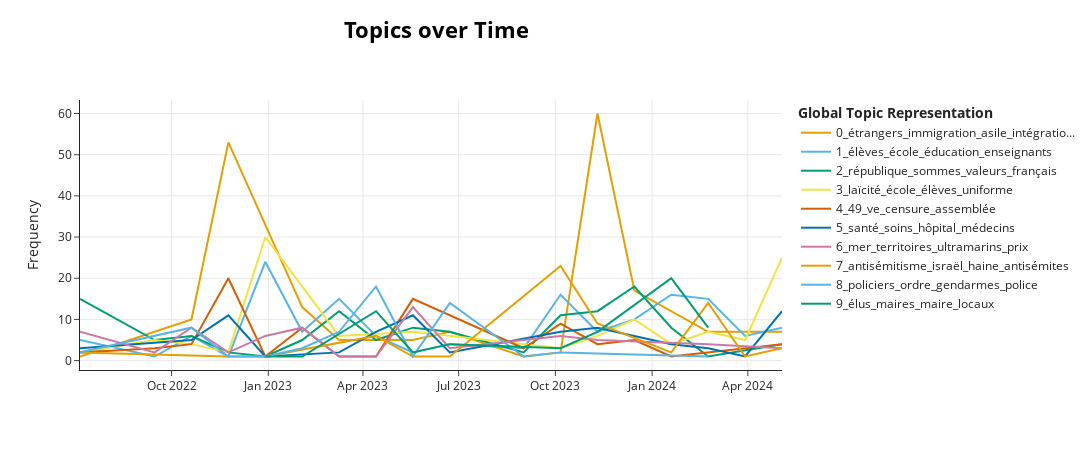

Notebook code for this chart:
### Code cell
fig_dynamic_topic = topic_model.visualize_topics_over_time(
    topics_over_time, top_n_topics=10
)
fig_dynamic_topic

### Figure 1 — Plotly figure (JSON) as saved in the notebook; plotly's stock layout.template omitted (floating-point values rounded to 4 significant figures)
{"data": [{"hoverinfo": "text", "hovertext": ["<b>Topic 0</b><br>Words: présenterez, présence, programmation, renforcer, courageuse", "<b>Topic 0</b><br>Words: asile, étrangers, immigration, droit, 234", "<b>Topic 0</b><br>Words: étrangers, expulsion, immigration, intégration, asile", "<b>Topic 0</b><br>Words: étrangers, immigration, séjour, rétention, intégration", "<b>Topic 0</b><br>Words: immigration, clandestine, face, contre, flux", "<b>Topic 0</b><br>Words: binationaux, français, étrangers, frontières, asile", "<b>Topic 0</b><br>Words: mineurs, protégeons, rechange, requièrent, étrangers", "<b>Topic 0</b><br>Words: serons, débarrassé, fraternels, gouvernementaux, portable", "<b>Topic 0</b><br>Words: étrangers, immigration, attentat, retirer, devons", "<b>Topic 0</b><br>Words: asile, immigration, étrangers, france, intégration", "<b>Topic 0</b><br>Words: étrangers, immigration, droit, irrégulière, texte", "<b>Topic 0</b><br>Words: mna, évaluation, étrangers, fichier, séjour", "<b>Topic 0</b><br>Words: asile, immigration, pacte, étrangers, européenne"], "marker": {"color": "#E69F00"}, "mode": "lines", "name": "0_étrangers_immigration_asile_intégratio...", "type": "scatter", "x": ["2022-07-05T22:09:07.200000", "2022-10-19T22:12:00", "2022-11-24T00:36:00", "2023-02-02T05:24:00", "2023-03-09T07:48:00", "2023-05-18T12:36:00", "2023-06-22T15:00:00", "2023-08-31T19:48:00", "2023-10-05T22:12:00", "2023-11-10T00:36:00", "2023-12-15T03:00:00", "2024-02-23T07:48:00", "2024-05-03T12:36:00"], "y": [1, 10, 53, 13, 5, 5, 7, 1, 2, 60, 17, 7, 7]}, {"hoverinfo": "text", "hovertext": ["<b>Topic 1</b><br>Words: école, rentrée, concours, élèves, éducation", "<b>Topic 1</b><br>Words: évoquiez, entourent, fragilités, élèves, méritent", "<b>Topic 1</b><br>Words: reconquête, élèves, classes, éducation, lycéens", "<b>Topic 1</b><br>Words: bricoler, ascenseur, séquence, secondaire, suppressions", "<b>Topic 1</b><br>Words: élèves, école, éducation, scolaire, enseignants", "<b>Topic 1</b><br>Words: école, élèves, classes, éducation, enfants", "<b>Topic 1</b><br>Words: élèves, école, éducation, enseignants, enseignement", "<b>Topic 1</b><br>Words: élèves, école, professionnel, enseignement, éducation", "<b>Topic 1</b><br>Words: ensa, architectes, enseignants, étudiants, élèves", "<b>Topic 1</b><br>Words: maltraitée, abandonne, école, assisterez, notablement", "<b>Topic 1</b><br>Words: promesse, élèves, école, savoirs, choc", "<b>Topic 1</b><br>Words: école, élèves, éducation, budget, professeurs", "<b>Topic 1</b><br>Words: école, éducation, élèves, professionnel, enseignement", "<b>Topic 1</b><br>Words: école, éducation, ministre, élèves, êtes", "<b>Topic 1</b><br>Words: école, élèves, enseignants, éducation, écoles", "<b>Topic 1</b><br>Words: élèves, école, éducation, inégalités, scolaire", "<b>Topic 1</b><br>Words: élèves, école, éducation, moyens, scolaire", "<b>Topic 1</b><br>Words: élèves, école, classes, enseignement, rentrée"], "marker": {"color": "#56B4E9"}, "mode": "lines", "name": "1_élèves_école_éducation_enseignants", "type": "scatter", "x": ["2022-07-05T22:09:07.200000", "2022-09-14T19:48:00", "2022-10-19T22:12:00", "2022-11-24T00:36:00", "2022-12-29T03:00:00", "2023-02-02T05:24:00", "2023-03-09T07:48:00", "2023-04-13T10:12:00", "2023-05-18T12:36:00", "2023-06-22T15:00:00", "2023-08-31T19:48:00", "2023-10-05T22:12:00", "2023-11-10T00:36:00", "2023-12-15T03:00:00", "2024-01-19T05:24:00", "2024-02-23T07:48:00", "2024-03-29T10:12:00", "2024-05-03T12:36:00"], "y": [5, 1, 6, 1, 24, 7, 15, 6, 2, 4, 3, 16, 7, 10, 16, 15, 6, 8]}, {"hoverinfo": "text", "hovertext": ["<b>Topic 2</b><br>Words: français, sommes, compromis, république, pays", "<b>Topic 2</b><br>Words: paritarisme, inhérente, prenions, mondiales, tiktok", "<b>Topic 2</b><br>Words: constructif, boussole, ministre, français, attendent", "<b>Topic 2</b><br>Words: convictions, fut, ici, honneur, donateurs", "<b>Topic 2</b><br>Words: idée, réagit, jacobins, occupaient, tabula", "<b>Topic 2</b><br>Words: respectez, parlons, imprégnées, rétroactive, corde", "<b>Topic 2</b><br>Words: valeurs, égalité, éternellement, principes, républicaines", "<b>Topic 2</b><br>Words: bonnes, évoqué, démocratie, républicain, adéquats", "<b>Topic 2</b><br>Words: 2002, collègues, grandeur, vive, républicaine", "<b>Topic 2</b><br>Words: redonnant, mener, bâcler, fêter, actualiser", "<b>Topic 2</b><br>Words: coïncider, destructrice, gardiens, souverain, patrie", "<b>Topic 2</b><br>Words: textes, yeux, républicains, élémentaires, valeurs", "<b>Topic 2</b><br>Words: textes, humanistes, sommes, république, arc", "<b>Topic 2</b><br>Words: valeurs, république, textes, sommes, fraternité", "<b>Topic 2</b><br>Words: prêts, résonnent, côté, œuvrer, pays", "<b>Topic 2</b><br>Words: veut, vote, institutionnellement, diviser, regarde", "<b>Topic 2</b><br>Words: parole, démocratie, progrès, considérerai, descendez"], "marker": {"color": "#009E73"}, "mode": "lines", "name": "2_république_sommes_valeurs_français", "type": "scatter", "x": ["2022-07-05T22:09:07.200000", "2022-09-14T19:48:00", "2022-10-19T22:12:00", "2022-11-24T00:36:00", "2022-12-29T03:00:00", "2023-02-02T05:24:00", "2023-03-09T07:48:00", "2023-04-13T10:12:00", "2023-05-18T12:36:00", "2023-06-22T15:00:00", "2023-08-31T19:48:00", "2023-10-05T22:12:00", "2023-11-10T00:36:00", "2023-12-15T03:00:00", "2024-01-19T05:24:00", "2024-02-23T07:48:00", "2024-05-03T12:36:00"], "y": [15, 5, 6, 2, 1, 5, 12, 5, 8, 7, 2, 11, 12, 18, 8, 1, 4]}, {"hoverinfo": "text", "hovertext": ["<b>Topic 3</b><br>Words: laïcité, religieux, bâtiments, bénis, turbulences", "<b>Topic 3</b><br>Words: laïcité, religieux, vêtements, signalements, 2004", "<b>Topic 3</b><br>Words: laïcité, enseignants, adolescents, offensive, sérieusement", "<b>Topic 3</b><br>Words: laïcité, élèves, dialogue, sanction, protection", "<b>Topic 3</b><br>Words: uniforme, école, laïcité, élèves, tenue", "<b>Topic 3</b><br>Words: laïcité, atteintes, personnels, voûte, croire", "<b>Topic 3</b><br>Words: laïcité, éducation, école, ramadan, fichage", "<b>Topic 3</b><br>Words: enseignants, école, laïcité, dégoûter, sécurité", "<b>Topic 3</b><br>Words: école, laïcité, abaya, issou, religion", "<b>Topic 3</b><br>Words: laïcité, école, élèves, neutralité, parents", "<b>Topic 3</b><br>Words: matière, laïcité, notions, établissement, veillerai", "<b>Topic 3</b><br>Words: laïcité, école, fac, po, sciences", "<b>Topic 3</b><br>Words: laïcité, école, qamis, actions, fille", "<b>Topic 3</b><br>Words: laïcité, religieux, 1905, école, cultes"], "marker": {"color": "#F0E442"}, "mode": "lines", "name": "3_laïcité_école_élèves_uniforme", "type": "scatter", "x": ["2022-07-05T22:09:07.200000", "2022-09-14T19:48:00", "2022-10-19T22:12:00", "2022-11-24T00:36:00", "2022-12-29T03:00:00", "2023-03-09T07:48:00", "2023-05-18T12:36:00", "2023-10-05T22:12:00", "2023-11-10T00:36:00", "2023-12-15T03:00:00", "2024-01-19T05:24:00", "2024-02-23T07:48:00", "2024-03-29T10:12:00", "2024-05-03T12:36:00"], "y": [2, 5, 4, 2, 30, 6, 7, 3, 6, 10, 4, 7, 5, 25]}, {"hoverinfo": "text", "hovertext": ["<b>Topic 4</b><br>Words: décidez, rejettera, refaites, impartial, tombent", "<b>Topic 4</b><br>Words: majorité, marchandage, 49, ve, groupes", "<b>Topic 4</b><br>Words: 49, finances, voter, démocratie, motions", "<b>Topic 4</b><br>Words: 49, ve, censure, assemblée, parlementaire", "<b>Topic 4</b><br>Words: directive, directives, 49, ordonnance, transposer", "<b>Topic 4</b><br>Words: ve, majorité, présidente, règlement, assemblée", "<b>Topic 4</b><br>Words: cosigné, bascule, assisté, instants, qualifier", "<b>Topic 4</b><br>Words: précises, contrôle, tentons, restez, flou", "<b>Topic 4</b><br>Words: 49, assemblée, constitution, ve, fois", "<b>Topic 4</b><br>Words: demander, 49, utiliser, censure, destitution", "<b>Topic 4</b><br>Words: 49, ve, majorité, finances, censure", "<b>Topic 4</b><br>Words: 49, méprisez, force, censure, textes", "<b>Topic 4</b><br>Words: 49, censure, ve, borne, refusé", "<b>Topic 4</b><br>Words: inconstitutionnel, réintroduisant, article, persister, sciemment", "<b>Topic 4</b><br>Words: ceta, assemblée, 49, ratification, transmettre"], "marker": {"color": "#D55E00"}, "mode": "lines", "name": "4_49_ve_censure_assemblée", "type": "scatter", "x": ["2022-07-05T22:09:07.200000", "2022-09-14T19:48:00", "2022-10-19T22:12:00", "2022-11-24T00:36:00", "2022-12-29T03:00:00", "2023-02-02T05:24:00", "2023-03-09T07:48:00", "2023-04-13T10:12:00", "2023-05-18T12:36:00", "2023-08-31T19:48:00", "2023-10-05T22:12:00", "2023-11-10T00:36:00", "2023-12-15T03:00:00", "2024-01-19T05:24:00", "2024-05-03T12:36:00"], "y": [2, 3, 4, 20, 1, 8, 1, 1, 15, 3, 9, 4, 5, 1, 4]}, {"hoverinfo": "text", "hovertext": ["<b>Topic 5</b><br>Words: santé, trésorerie, hôpital, construire, confusion", "<b>Topic 5</b><br>Words: santé, soins, hôpital, médecins, système", "<b>Topic 5</b><br>Words: santé, hôpital, soins, soignants, urgences", "<b>Topic 5</b><br>Words: soins, santé, accès, direct, ipa", "<b>Topic 5</b><br>Words: médecins, vieillir, soins, santé, sarthe", "<b>Topic 5</b><br>Words: hôpital, santé, soins, soignants, public", "<b>Topic 5</b><br>Words: soins, santé, médecins, professionnels, régulation", "<b>Topic 5</b><br>Words: psy, hospitalières, structure, soins, unités", "<b>Topic 5</b><br>Words: santé, soins, plfss, hôpital, ehpad", "<b>Topic 5</b><br>Words: soins, santé, palliatifs, système, hôpital", "<b>Topic 5</b><br>Words: soins, santé, médecins, soignants, urgences", "<b>Topic 5</b><br>Words: santé, soins, patients, médicament, médecin", "<b>Topic 5</b><br>Words: casse, provoquez, menaçant, invitons, attaquant", "<b>Topic 5</b><br>Words: palliatifs, soins, santé, mourir, liberté"], "marker": {"color": "#0072B2"}, "mode": "lines", "name": "5_santé_soins_hôpital_médecins", "type": "scatter", "x": ["2022-07-05T22:09:07.200000", "2022-10-19T22:12:00", "2022-11-24T00:36:00", "2022-12-29T03:00:00", "2023-03-09T07:48:00", "2023-04-13T10:12:00", "2023-05-18T12:36:00", "2023-06-22T15:00:00", "2023-10-05T22:12:00", "2023-11-10T00:36:00", "2024-01-19T05:24:00", "2024-02-23T07:48:00", "2024-03-29T10:12:00", "2024-05-03T12:36:00"], "y": [3, 5, 11, 1, 2, 7, 11, 2, 7, 8, 4, 3, 1, 12]}, {"hoverinfo": "text", "hovertext": ["<b>Topic 6</b><br>Words: mer, électricité, tarifs, territoires, mayotte", "<b>Topic 6</b><br>Words: mer, territoires, serva, pauvreté, circonstanciées", "<b>Topic 6</b><br>Words: mer, territoires, ultramarins, eau, mayotte", "<b>Topic 6</b><br>Words: mer, territoires, manque, parte, containers", "<b>Topic 6</b><br>Words: mer, eau, territoires, prix, ultramarins", "<b>Topic 6</b><br>Words: mer, territoires, prix, vie, enquête", "<b>Topic 6</b><br>Words: misère, territoires, particulière, mer, programmé", "<b>Topic 6</b><br>Words: air, mer, prix, partagerait, ourdi", "<b>Topic 6</b><br>Words: mer, continuité, territoriale, ultramarins, territoires", "<b>Topic 6</b><br>Words: mer, territoires, guyane, retard, belfort", "<b>Topic 6</b><br>Words: eau, mer, mayotte, territoires, ultramarins", "<b>Topic 6</b><br>Words: mer, territoires, eau, potable, ultramarins", "<b>Topic 6</b><br>Words: mer, territoires, risques, naturels, ultramarins", "<b>Topic 6</b><br>Words: chlordécone, territoires, guadeloupe, guadeloupéens, martinique", "<b>Topic 6</b><br>Words: mer, réalités, singularités, ultramarins, davy"], "marker": {"color": "#CC79A7"}, "mode": "lines", "name": "6_mer_territoires_ultramarins_prix", "type": "scatter", "x": ["2022-07-05T22:09:07.200000", "2022-09-14T19:48:00", "2022-10-19T22:12:00", "2022-11-24T00:36:00", "2022-12-29T03:00:00", "2023-02-02T05:24:00", "2023-03-09T07:48:00", "2023-04-13T10:12:00", "2023-05-18T12:36:00", "2023-06-22T15:00:00", "2023-08-31T19:48:00", "2023-10-05T22:12:00", "2023-11-10T00:36:00", "2024-02-23T07:48:00", "2024-05-03T12:36:00"], "y": [7, 2, 8, 2, 6, 8, 1, 1, 13, 3, 5, 6, 5, 4, 3]}, {"hoverinfo": "text", "hovertext": ["<b>Topic 7</b><br>Words: antisémitisme, prendre, habib, dépêches, authentiques", "<b>Topic 7</b><br>Words: bathily, lassana, hypercacher, fauche, quitterait", "<b>Topic 7</b><br>Words: antisémitisme, lieux, renoncé, antisémites, insultes", "<b>Topic 7</b><br>Words: israël, antisémitisme, accuse, gauche, apartheid", "<b>Topic 7</b><br>Words: masques, gauchisme, tombent, islamo, comportement", "<b>Topic 7</b><br>Words: antisémitisme, dimanche, bolloré, journalistes, propos", "<b>Topic 7</b><br>Words: antisémitisme, israël, antisémites, juive, juifs", "<b>Topic 7</b><br>Words: antisémitisme, hamas, juive, israël, contre", "<b>Topic 7</b><br>Words: université, antisémitisme, haine, juifs, hamas", "<b>Topic 7</b><br>Words: antisémitisme, haine, racisme, antisémites, antisémite", "<b>Topic 7</b><br>Words: gauchisme, islamo, camerone, 161e, lfistes", "<b>Topic 7</b><br>Words: incendie, antisémites, rouen, juive, antisémite"], "marker": {"color": "#E69F00"}, "mode": "lines", "name": "7_antisémitisme_israël_haine_antisémites", "type": "scatter", "x": ["2022-07-05T22:09:07.200000", "2022-11-24T00:36:00", "2022-12-29T03:00:00", "2023-04-13T10:12:00", "2023-05-18T12:36:00", "2023-06-22T15:00:00", "2023-10-05T22:12:00", "2023-11-10T00:36:00", "2024-01-19T05:24:00", "2024-02-23T07:48:00", "2024-03-29T10:12:00", "2024-05-03T12:36:00"], "y": [2, 1, 1, 6, 1, 1, 23, 9, 2, 14, 1, 3]}, {"hoverinfo": "text", "hovertext": ["<b>Topic 8</b><br>Words: police, défilons, chiffres, haut, pancartes", "<b>Topic 8</b><br>Words: policiers, ordre, manifestants, gendarmes, police", "<b>Topic 8</b><br>Words: aimons, police, contrairement, républicaine, policiers", "<b>Topic 8</b><br>Words: policiers, barbares, devriez, marseillaises, siégez", "<b>Topic 8</b><br>Words: policiers, forces, gendarmes, ordre, insultés", "<b>Topic 8</b><br>Words: policiers, gauche, gendarmes, passé, manifestation", "<b>Topic 8</b><br>Words: policiers, ordre, manifester, forces, gendarmes", "<b>Topic 8</b><br>Words: douanes, antipolice, antidouanes, assumez, transmettre", "<b>Topic 8</b><br>Words: policiers, gendarmes, police, ordre, policier", "<b>Topic 8</b><br>Words: vomissez, antirépublicains, accusez, longueur, gardiens", "<b>Topic 8</b><br>Words: ordre, litige, qualifiez, tarn, désarmer", "<b>Topic 8</b><br>Words: obtempérer, ordre, jeune, courneuve, rétablissent"], "marker": {"color": "#56B4E9"}, "mode": "lines", "name": "8_policiers_ordre_gendarmes_police", "type": "scatter", "x": ["2022-07-05T22:09:07.200000", "2022-10-19T22:12:00", "2022-11-24T00:36:00", "2022-12-29T03:00:00", "2023-02-02T05:24:00", "2023-03-09T07:48:00", "2023-04-13T10:12:00", "2023-05-18T12:36:00", "2023-06-22T15:00:00", "2023-08-31T19:48:00", "2023-10-05T22:12:00", "2024-02-23T07:48:00"], "y": [2, 8, 1, 1, 3, 7, 18, 1, 14, 1, 2, 1]}, {"hoverinfo": "text", "hovertext": ["<b>Topic 9</b><br>Words: delattre, élus, nathalie, auteure, agresse", "<b>Topic 9</b><br>Words: violences, condamné, légitimité, intrafamiliales, élu", "<b>Topic 9</b><br>Words: élus, maire, maires, brevin, locaux", "<b>Topic 9</b><br>Words: interrogation, amoindrit, trouver, vivier, incompatibilité", "<b>Topic 9</b><br>Words: élus, violences, pompiers, maires, doublé", "<b>Topic 9</b><br>Words: maire, maires, commune, élus, outrages", "<b>Topic 9</b><br>Words: élus, maires, locaux, maire, protection", "<b>Topic 9</b><br>Words: élus, maires, locaux, élu, maire", "<b>Topic 9</b><br>Words: élus, maires, locaux, élu, violences"], "marker": {"color": "#009E73"}, "mode": "lines", "name": "9_élus_maires_maire_locaux", "type": "scatter", "x": ["2022-12-29T03:00:00", "2023-02-02T05:24:00", "2023-04-13T10:12:00", "2023-05-18T12:36:00", "2023-06-22T15:00:00", "2023-10-05T22:12:00", "2023-11-10T00:36:00", "2024-01-19T05:24:00", "2024-02-23T07:48:00"], "y": [1, 1, 12, 2, 4, 3, 7, 20, 8]}], "layout": {"height": 450, "hoverlabel": {"bgcolor": "white", "font": {"family": "Rockwell", "size": 16}}, "legend": {"title": {"text": "<b>Global Topic Representation"}}, "title": {"font": {"color": "Black", "size": 22}, "text": "<b>Topics over Time</b>", "x": 0.4, "xanchor": "center", "y": 0.95, "yanchor": "top"}, "width": 1250, "xaxis": {"showgrid": true}, "yaxis": {"showgrid": true, "title": {"text": "Frequency"}}}}
